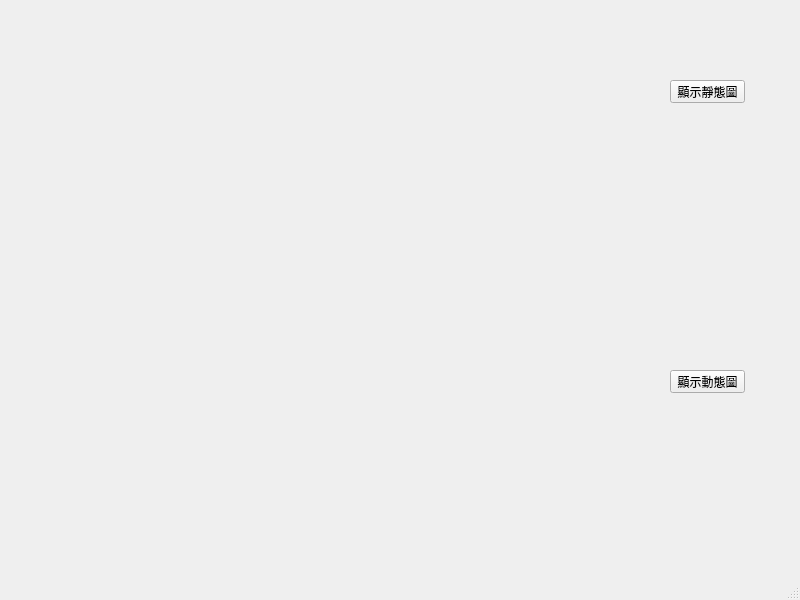
<?xml version="1.0" encoding="UTF-8"?>
<ui version="4.0">
 <class>MainWindow</class>
 <widget class="QMainWindow" name="MainWindow">
  <property name="geometry">
   <rect>
    <x>0</x>
    <y>0</y>
    <width>800</width>
    <height>600</height>
   </rect>
  </property>
  <property name="windowTitle">
   <string>MainWindow</string>
  </property>
  <widget class="QWidget" name="centralwidget">
   <widget class="MatplotlibWidget" name="matplotlibwidget_static" native="true">
    <property name="geometry">
     <rect>
      <x>10</x>
      <y>0</y>
      <width>611</width>
      <height>271</height>
     </rect>
    </property>
   </widget>
   <widget class="QPushButton" name="pushButton">
    <property name="geometry">
     <rect>
      <x>670</x>
      <y>80</y>
      <width>75</width>
      <height>23</height>
     </rect>
    </property>
    <property name="text">
     <string>顯示靜態圖</string>
    </property>
   </widget>
   <widget class="MatplotlibWidget" name="matplotlibwidget_dynamic" native="true">
    <property name="enabled">
     <bool>true</bool>
    </property>
    <property name="geometry">
     <rect>
      <x>10</x>
      <y>270</y>
      <width>611</width>
      <height>291</height>
     </rect>
    </property>
   </widget>
   <widget class="QPushButton" name="pushButton_2">
    <property name="geometry">
     <rect>
      <x>670</x>
      <y>370</y>
      <width>75</width>
      <height>23</height>
     </rect>
    </property>
    <property name="text">
     <string>顯示動態圖</string>
    </property>
   </widget>
  </widget>
  <widget class="QMenuBar" name="menubar">
   <property name="geometry">
    <rect>
     <x>0</x>
     <y>0</y>
     <width>800</width>
     <height>23</height>
    </rect>
   </property>
  </widget>
  <widget class="QStatusBar" name="statusbar"/>
 </widget>
 <customwidgets>
  <customwidget>
   <class>MatplotlibWidget</class>
   <extends>QWidget</extends>
   <header>MatplotlibWidget</header>
   <container>1</container>
  </customwidget>
 </customwidgets>
 <resources/>
 <connections/>
</ui>
